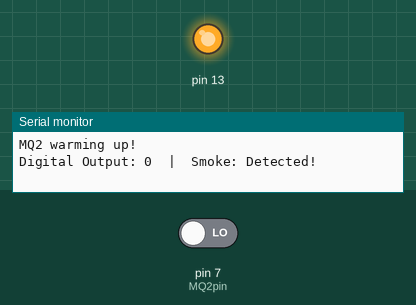
The sketch below on a simulated Arduino Uno, built with avr-gcc and run on an emulated ATmega328P. Shown: output pins drawn as LEDs (lit = HIGH), the last lines printed to the serial monitor. The inputs (shaded band) are chosen by the test bench; at power-on: pin 7 (MQ2pin) LOW.

Above: at 5.2 s.
5.3 s: pin 7 (MQ2pin) driven HIGH
At 6.6 s:
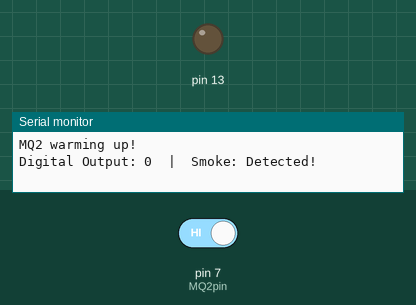
11.5 s: pin 7 (MQ2pin) driven LOW
At 12.4 s:
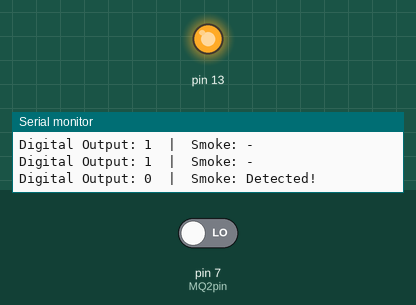
Timing chart, 0 to 26.5 s (numbered marks = the images above; inputs shaded):
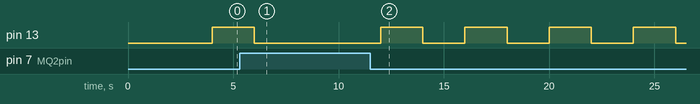

The sketch:

Gas_Sensor.ino
```cpp
#define MQ2pin 7

int sensorValue;  //variable to store sensor value

void setup() {
	Serial.begin(9600); // sets the serial port to 9600
	Serial.println("MQ2 warming up!");
	delay(4000); // allow the MQ2 to warm up
  pinMode(13, OUTPUT);
}

void loop() {
	sensorValue = digitalRead(MQ2pin); // read digital output pin
	Serial.print("Digital Output: ");
	Serial.print(sensorValue);

	// Determine the status
	if (sensorValue) {
		Serial.println("  |  Smoke: -");
	} else {
		Serial.println("  |  Smoke: Detected!");
    digitalWrite(13, HIGH);
    delay(2000);
    digitalWrite(13, LOW);
	}

	delay(2000); // wait 2s for next reading
}
```

Measured:
- after the input at 5.3 s, pin 13: goes on until 6.0 s, then stays LOW
- after the input at 11.5 s, pin 13: alternates HIGH for 2.0 s and LOW for 2.0 s, starting after 0.50 s
